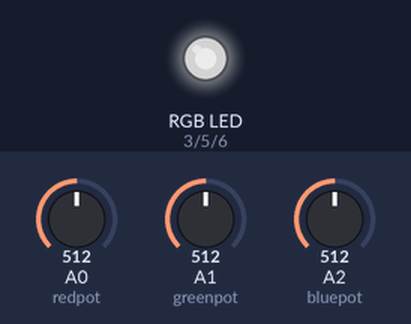
The sketch below on a simulated Arduino Uno, built with avr-gcc and run on an emulated ATmega328P. Shown: an RGB LED mixed from three pins (HIGH = lit). The inputs (shaded band) are chosen by the test bench; at power-on: A0 (redpot) = 512, A1 (greenpot) = 512, A2 (bluepot) = 512. Dim RGB values are drawn brighter than linear.

Above: at 1.2 s.
1.3 s: A0 (redpot) set to 716
At 2.5 s:
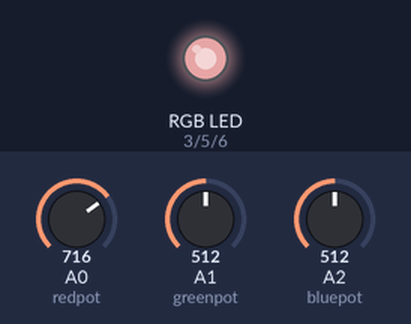
2.8 s: A1 (greenpot) set to 716
At 3.7 s:
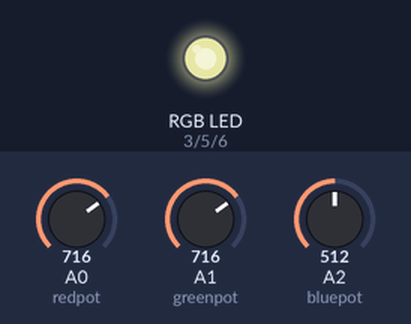
4.3 s: A2 (bluepot) set to 716
At 4.9 s:
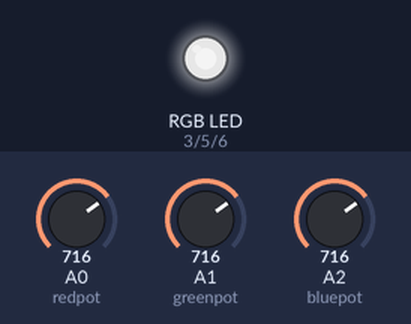
5.8 s: A0 (redpot) set to 900
At 7.0 s:
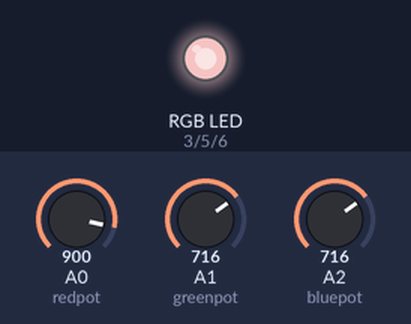
7.3 s: A1 (greenpot) set to 900
At 8.3 s:
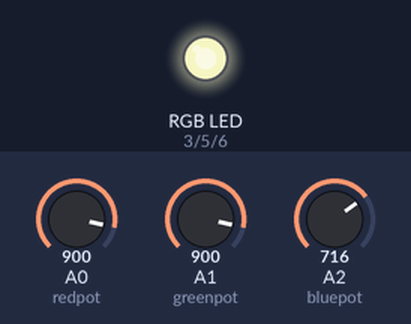
8.8 s: A2 (bluepot) set to 900
At 9.5 s:
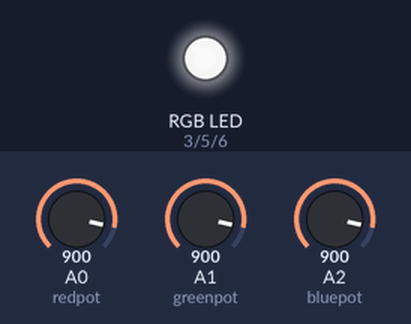
Timing chart, 0 to 11.3 s (numbered marks = the images above; inputs shaded):
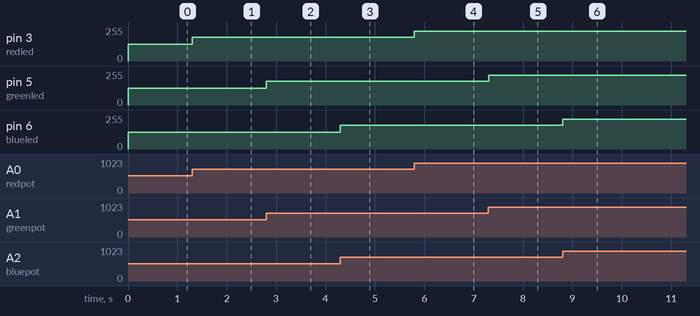

Measured:
- after the input at 1.3 s, pin 3 (redled): 127/255 → 178/255 at once
- after the input at 2.8 s, pin 5 (greenled): 127/255 → 178/255 at once
- after the input at 4.3 s, pin 6 (blueled): 127/255 → 178/255 at once
- after the input at 5.8 s, pin 3 (redled): 178/255 → 224/255 at once
- after the input at 7.3 s, pin 5 (greenled): 178/255 → 224/255 at once
- after the input at 8.8 s, pin 6 (blueled): 178/255 → 224/255 at once

The sketch:

RGBled.ino
```cpp
int redled = 3;
int greenled = 5;
int blueled = 6;
int redpot = A0;
int greenpot = A1;
int bluepot = A2;
int potvalue;
int ledvalue;
// int redbrightness = 128;
// int greenbrightness = 128;
// int bluebrightness = 128;

void setup() {
  // put your setup code here, to run once:
  pinMode(redled, OUTPUT);
  pinMode(greenled, OUTPUT);
  pinMode(blueled, OUTPUT);

}

void loop() {
  // put your main code here, to run repeatedly:
  potvalue = analogRead(redpot);
  ledvalue = map(potvalue, 0, 1023, 0, 255);
  analogWrite(redled, ledvalue);

  potvalue = analogRead(greenpot);
  ledvalue = map(potvalue, 0, 1023, 0, 255);
  analogWrite(greenled, ledvalue);

  potvalue = analogRead(bluepot);
  ledvalue = map(potvalue, 0, 1023, 0, 255);
  analogWrite(blueled, ledvalue);

}
```
